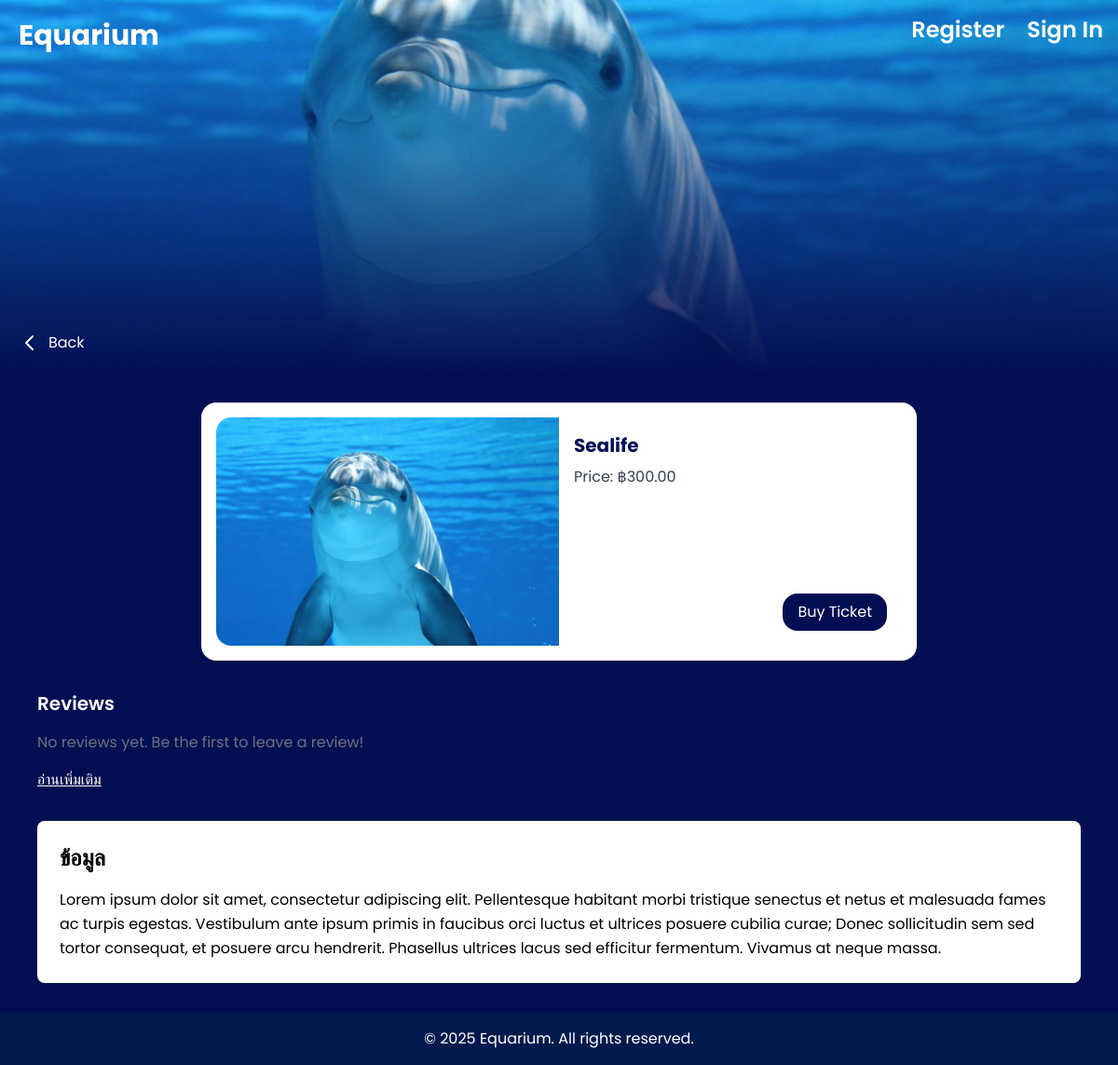
The page /Event/detail.php?id=12 on the database its author committed.
### tables this page shows
CREATE TABLE `events` (
  `event_id` int(11) NOT NULL,
  `name` varchar(100) NOT NULL,
  `image` varchar(255) NOT NULL,
  `location` varchar(100) NOT NULL,
  `activity` varchar(255) NOT NULL,
  `price` decimal(10,2) NOT NULL,
  `created_at` timestamp NOT NULL DEFAULT current_timestamp(),
  `ticket_quantity` int(11) NOT NULL DEFAULT 0,
  `description` text NOT NULL
);

### Event/detail.php (the view, shortened to what this page needs)
<?php
  $conn = new mysqli("localhost", "root", "", "aquarium");
  $id = isset($_GET['id']) ? intval($_GET['id']) : 0;
  $sql = "SELECT * FROM events WHERE event_id = ?";
  $stmt = $conn->prepare($sql);
  $stmt->bind_param("i", $id);
  $stmt->execute();
  $result = $stmt->get_result();
  $event = $result->fetch_assoc();
  include '../includes/navbar.php';
  $review_sql = "SELECT r.content, r.rating, r.created_at, u.username
                FROM review r
                JOIN users u ON r.user_id = u.id
                WHERE r.event_id = ?
                ORDER BY r.created_at DESC";
  $review_stmt = $conn->prepare($review_sql);
  $review_stmt->bind_param("i", $id);
  $review_stmt->execute();
  $reviews_result = $review_stmt->get_result();
  $reviews = [];
  if ($reviews_result->num_rows > 0) {
      while ($review = $reviews_result->fetch_assoc()) {
          $reviews[] = $review;
      }
  } else {
      $reviews[] = null;
  }
?>
<!DOCTYPE html>
<html lang="en">
<head>
  <script src="https://cdn.tailwindcss.com"></script>
</head>
<body class="bg-mainBlue min-h-screen text-white font-poppins">
       <header class="relative h-[300px] md:h-[400px] bg-no-repeat bg-cover bg-center"
        style="background-image: url('<?php echo htmlspecialchars($event['image']); ?>');">
  <div class="absolute inset-0 bg-gradient-to-b from-transparent to-[#040F53]"></div>
  <div class="absolute top-5 left-5 z-50 flex items-center">
      <a href="../homepage/aquarium.php" class="text-white text-3xl font-bold">Equarium</a>
    </div>
  <div class="absolute bottom-5 left-5 z-50">
    <a href="javascript:history.back()" class="inline-flex items-center space-x-2 text-white hover:underline">
      <svg xmlns="http://www.w3.org/2000/svg" class="h-6 w-6" fill="none"
           viewBox="0 0 24 24" stroke="currentColor" stroke-width="2">
        <path stroke-linecap="round" stroke-linejoin="round"
              d="M15 19l-7-7 7-7" />
      </svg>
      <span>Back</span>
    </a>
  </div>
</header>
  <main class="max-w-6xl mx-auto px-4 py-8">
    <section class="bg-white text-black rounded-2xl p-4 mb-8 max-w-3xl mx-auto flex flex-col md:flex-row shadow-md">
    <div class="md:w-1/2">
      <img
        src="<?php echo htmlspecialchars($event['image']); ?>"
        alt="<?php echo htmlspecialchars($event['name']); ?>"
        class="w-full h-full object-cover rounded-2xl md:rounded-r-none"
      >
    </div>
    <div class="md:w-1/2 p-4 flex flex-col justify-between">
      <div>
        <h2 class="text-xl font-bold mb-2 text-mainBlue">
          <?php echo htmlspecialchars($event['name']); ?>
        </h2>
        <p class="text-gray-700 mb-4">
          Price: ฿<?php echo htmlspecialchars($event['price']); ?>
        </p>
      </div>
      <?php if (isset($_SESSION['session_id']) && $_SESSION['role'] !== 'a'): ?>
        <div class="flex justify-end">
          <a href="../pay/prepay.php?id=<?php echo $event['event_id']; ?>"
            class="inline-block bg-mainBlue text-white px-4 py-2 rounded-2xl hover:bg-hoverBlue transition">
            Buy Ticket
          </a>
        </div>
        <?php else: ?>
          <div class="flex justify-end">
            <button
              id="openModal"
              class="inline-block bg-mainBlue text-white px-4 py-2 rounded-2xl hover:bg-hoverBlue transition">
              Buy Ticket
            </button>
          </div>
        <?php endif; ?>
      </div>
    </section>
    <section class="mb-8">
      <h3 class="text-xl font-semibold mb-4">Reviews</h3>
      <?php if (empty($reviews) || $reviews[0] === null): ?>
        <p class="text-gray-500">No reviews yet. Be the first to leave a review!</p>
      <?php endif; ?>
      <div class="mt-4">
        <a href="user_review.php?id=<?php echo $event['event_id']; ?>" class="text-white underline">
          อ่านเพิ่มเติม
        </a>
      </div>
    </section>
    <section class="bg-[#ffffff] text-black rounded-lg p-6">
      <h3 class="text-2xl font-semibold mb-4">ข้อมูล</h3>
      <p class="leading-relaxed">
        Lorem ipsum dolor sit amet, consectetur adipiscing elit. Pellentesque
        habitant morbi tristique senectus et netus et malesuada fames ac turpis
        egestas. Vestibulum ante ipsum primis in faucibus orci luctus et
        ultrices posuere cubilia curae; Donec sollicitudin sem sed tortor
        consequat, et posuere arcu hendrerit. Phasellus ultrices lacus sed
        efficitur fermentum. Vivamus at neque massa.
      </p>
    </section>
  </main>
  <footer class="bg-[#001a4d] text-white py-4 text-center">
    <p>&copy; 2025 Equarium. All rights reserved.</p>
  </footer>
</body>
</html>

### rows shown on the page
events: image (picture), name "Sealife", price "300.00"
